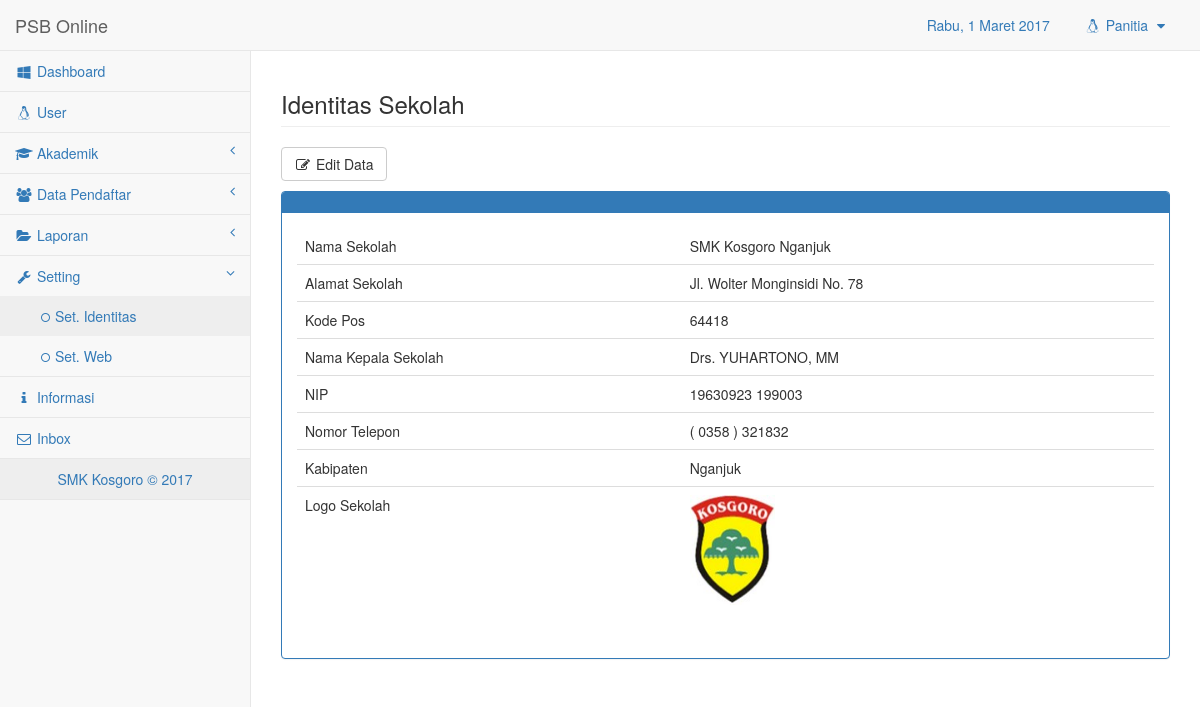
The app's page /app/admin.php?p=setting.sekolah (signed in) with its own data.
### tables this page shows
CREATE TABLE `tb_sekolah` (
  `sek_id` int(5) NOT NULL,
  `sek_nama` varchar(100) NOT NULL,
  `sek_alamat` varchar(100) NOT NULL,
  `sek_kodepos` varchar(15) NOT NULL,
  `sek_kepsek` varchar(50) NOT NULL,
  `sek_nip` varchar(15) NOT NULL,
  `sek_telp` varchar(30) NOT NULL,
  `sek_kab` varchar(50) NOT NULL,
  `sek_logo` varchar(200) NOT NULL
);

### app/modul/setting/sekolah.php (the view, shortened to what this page needs)
<div class="row">
    <div class="col-lg-12">
        <h3 class="page-header">Identitas Sekolah</h3>
    </div>
</div>
<div class="btn-group" role="group" aria-label="..." style="margin-bottom: 10px;">
    <a href="?p=setting.edit" title="Edit Data" class="btn btn-default"><i class="fa fa-edit fa-fw"></i> Edit Data</a>
</div>
<?php
    $sql    = mysqli_query($conn, "SELECT * FROM tb_sekolah");
    $data   = mysqli_fetch_assoc($sql);
?>
<div class="row">
    <div class="col-lg-12">
        <div class="panel panel-primary">
            <div class="panel-heading"></div>
            <div class="panel-body">
                <div class="dataTable_wrapper">
                    <div class="table-responsive">
                        <table class="table table-striped table-hover">
                            <thead>
                                <tr>
                                    <td>Nama Sekolah</td>
                                    <td><?php echo $data['sek_nama']; ?></td>
                                </tr>
                                <tr>
                                    <td>Alamat Sekolah</td>
                                    <td><?php echo $data['sek_alamat']; ?></td>
                                </tr>
                                <tr>
                                    <td>Kode Pos</td>
                                    <td><?php echo $data['sek_kodepos']; ?></td>
                                </tr>
                                <tr>
                                    <td>Nama Kepala Sekolah</td>
                                    <td><?php echo $data['sek_kepsek']; ?></td>
                                </tr>
                                <tr>
                                    <td>NIP</td>
                                    <td><?php echo $data['sek_nip']; ?></td>
                                </tr>
                                <tr>
                                    <td>Nomor Telepon</td>
                                    <td><?php echo $data['sek_telp']; ?></td>
                                </tr>
                                <tr>
                                    <td>Kabipaten</td>
                                    <td><?php echo $data['sek_kab']; ?></td>
                                </tr>
                                <tr>
                                    <td>Logo Sekolah</td>
                                    <td><img src="../dist/<?php echo $data['sek_logo']; ?>" width="85" height="110" style="margin-bottom: 10px;" /></td>
                                </tr>
                            </thead>
                        </table>
                    </div>
                </div>
            </div>
        </div>
    </div>
</div>

### records on screen
tb_sekolah: sek_nama "SMK Kosgoro Nganjuk", sek_alamat "Jl. Wolter Monginsidi No. 78", sek_kodepos "64418", sek_kepsek "Drs. YUHARTONO, MM", sek_nip "19630923 199003", sek_telp "( 0358 ) 321832", sek_kab "Nganjuk", sek_logo (picture)

### other values on screen
$hari_ini "Rabu"
$_SESSION['usr_username'] "Panitia"
